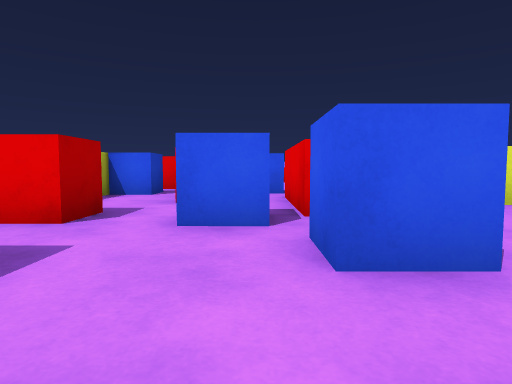
[1] (above)

24 first-person views from a walk through a Unity game level. The camera is 0.62 m above the floor, tilts 4° down and sees 75° across. The floor is counted in squares, 1 m on a side. Each view is taken from the middle of a square. On the plan, view 1 faces up. The plan holds only what a view shows up to about 10 squares ahead; the rest is blank. The player is left out.

[2]
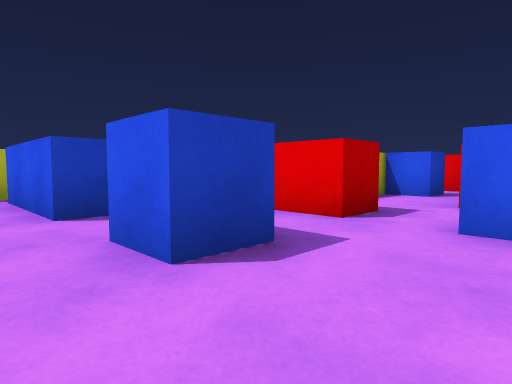

[3]
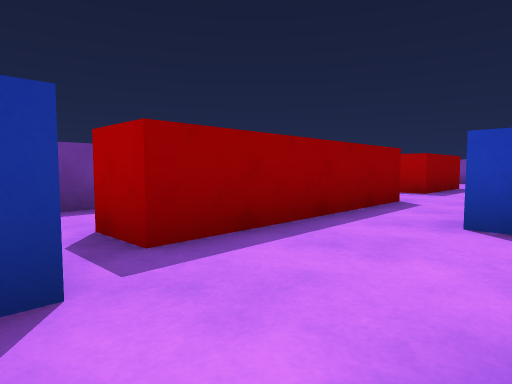

[4]
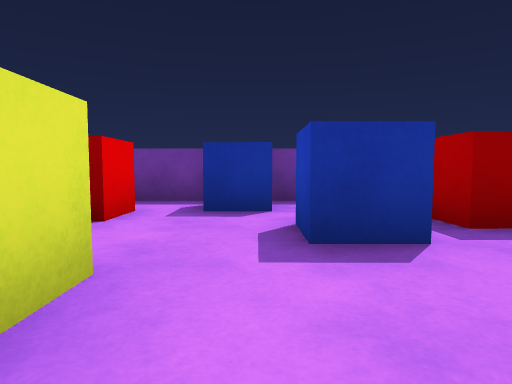

[5]
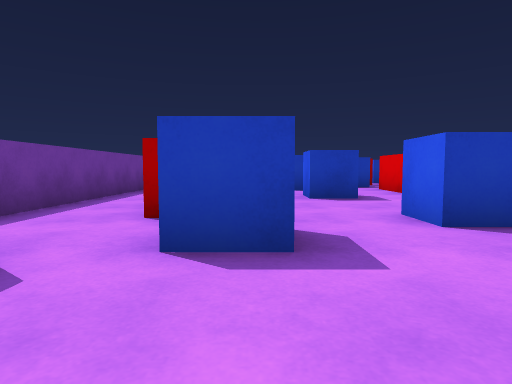

[6]
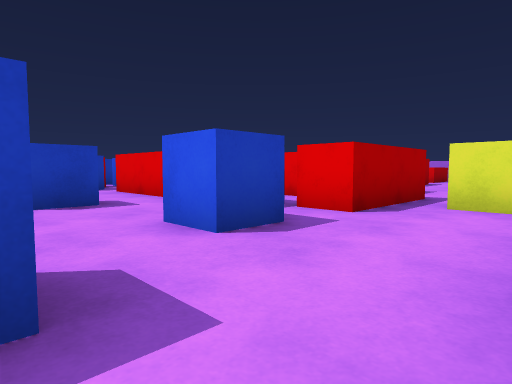

[7]
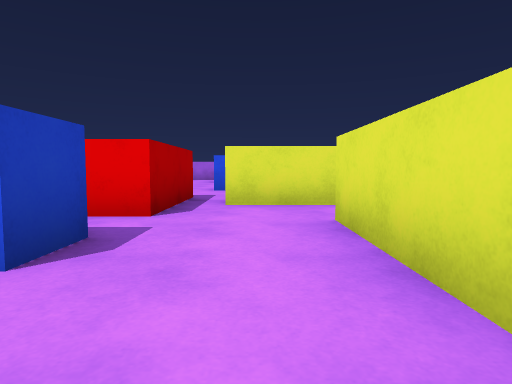

[8]
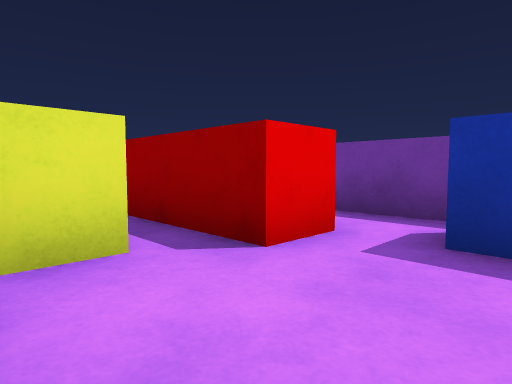

[9]
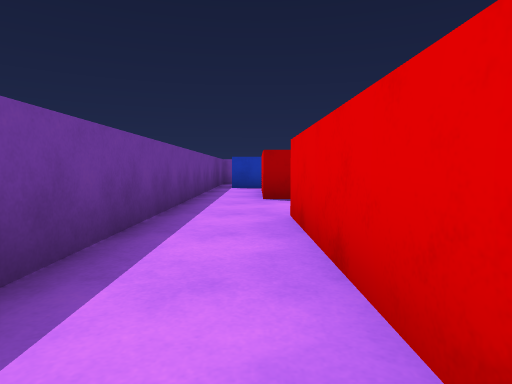

[10]
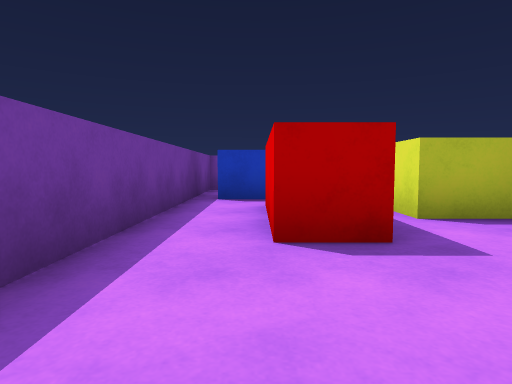

[11]
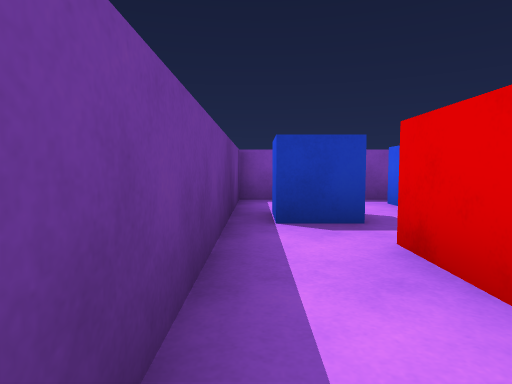

[12]
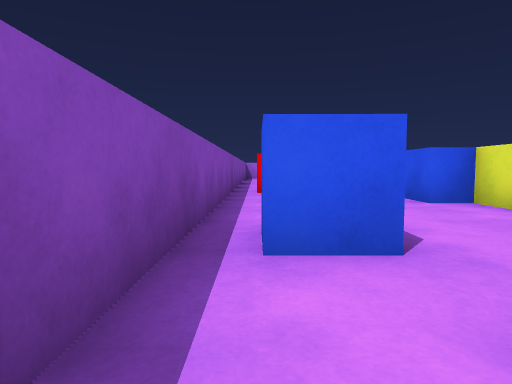

[13]
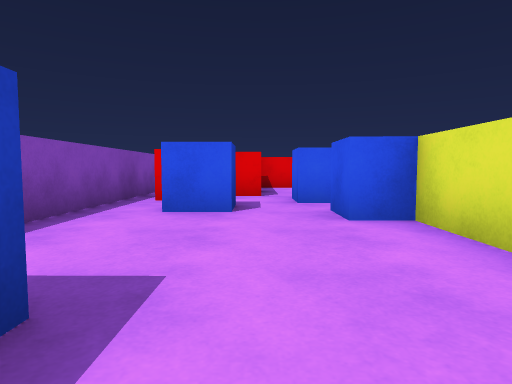

[14]
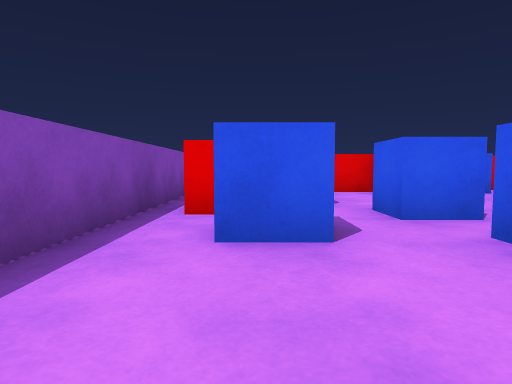

[15]
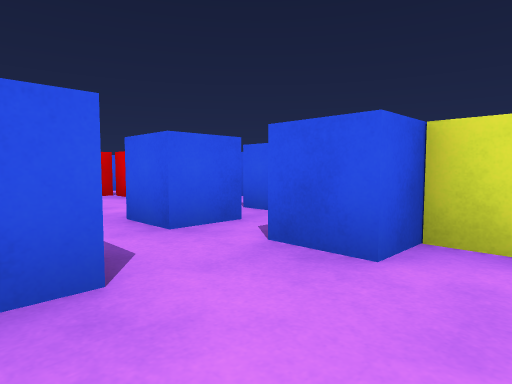

[16]
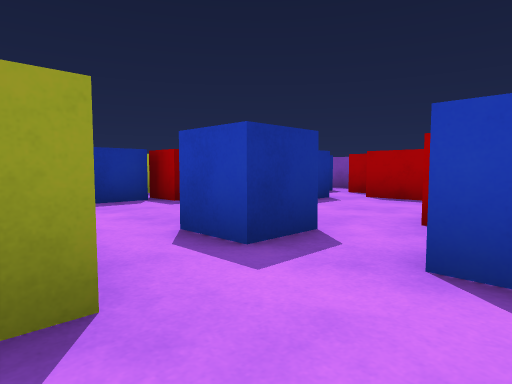

[17]
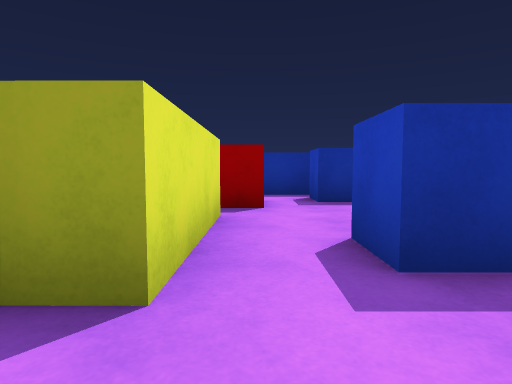

[18]
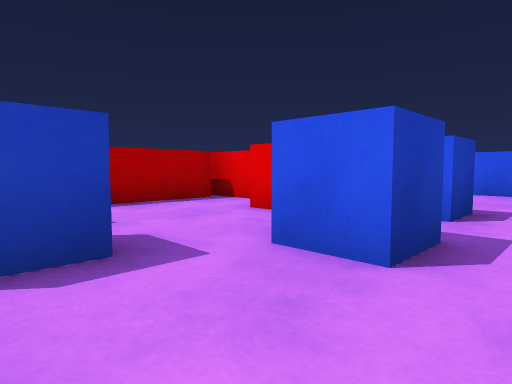

[19]
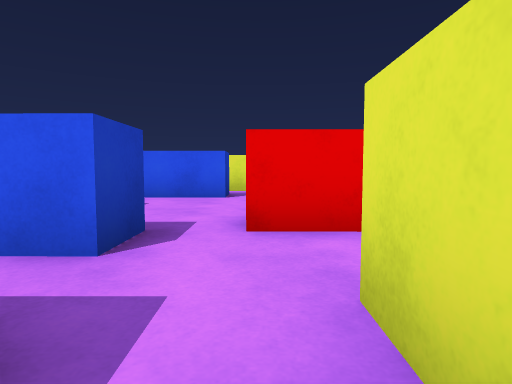

[20]
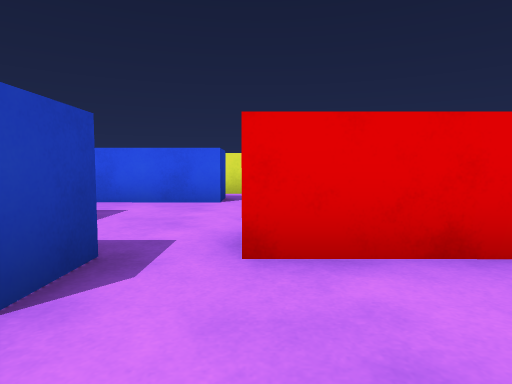

[21]
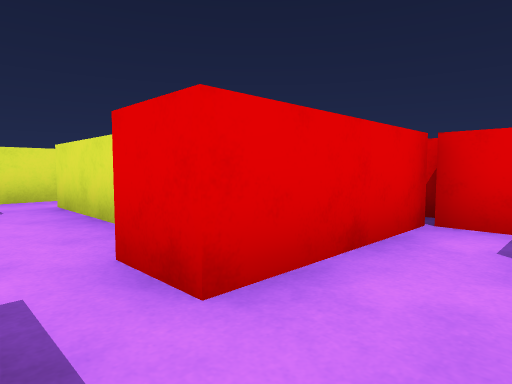

[22]
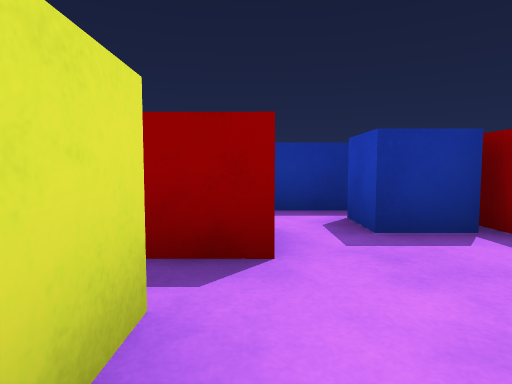

[23]
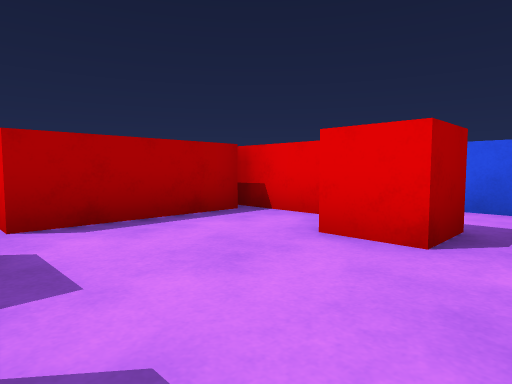

[24]
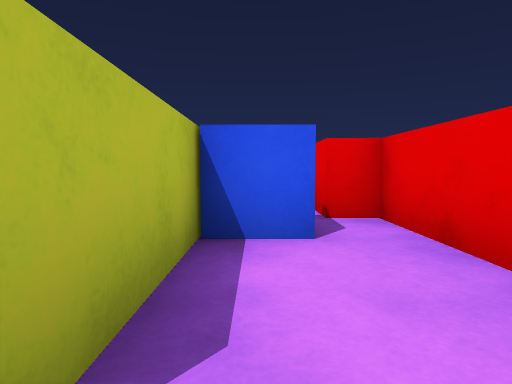

### Floor plan
Points are (right, up) in squares from view 1. A wall is a line through its corners. A room is listed if a view was taken in it or the views show most of it. See-through windows are left out.
Room 1 (views 1, 2, 3, 4, 5, 6, 7, 8, 9, 10, 11)
walls: (-0.6, -1.4) (-4.3, -1.5); (-4.5, -0.5) (0.8, -0.4) (0.8, -1.5); (-4.5, 1.8) (-4.5, 1.1) (-7.5, 1.1); (-2.2, 4.7) (-2.2, 3.7) (-5.2, 3.7); (1.6, 4.3) (0.6, 4.3); (4, 1) (4, 4.1); (4.8, -1.9) (4.8, -0.9); (5.4, -0.2) (5.4, 0.7); (-8.1, 2.2) (-8.1, 0); (-9.3, -0.8) (-6.8, -0.9) (-6.8, -1.8) (-9.7, -1.8); (-9.5, -3.3) (4.5, -3.3)
ways out: opening at (-9, -3) to room 2; opening at (-5, 3) to room 2; gap at (-2, 4) to room 4; opening at (2.5, 4) to room 5; opening at (5, -3); gap at (1, -1)
objects: blue cube (-3, 1) to (-2, 2); blue cube (-1, 4) to (0, 4); blue cube (1, 2) to (1, 3); blue cube (2, -1) to (2, 0); blue cube (3, -3) to (4, -2)
Room 2 (views 12, 13, 14, 15, 17, 18, 19, 20, 21, 22, 23)
walls: (-9.1, 1.4) (-9.1, 2.5); (-5.2, 4.7) (-4.2, 4.7); (-6.4, 2.1) (-5.1, 2.1); (-4.5, 5.5) (-4.5, 8.5); (-8.8, 9.8) (-11.4, 9.8); (-13.7, 6.6) (-13.7, -3.3) (-9.5, -3.3); (-10.9, 9.6) (-10.9, 6.5) (-11.5, 6.5); (-5.1, 10.3) (-5.1, 11.3); (-4.5, 12.8) (-4.5, 15.1); (-5.6, 15.1) (-5.6, 14.1) (-8, 14.1); (-4.1, 16.2) (-5.8, 16.2)
ways out: opening at (-9, -3) to room 1; opening at (-5, 3) to room 1; opening at (-4, 9.5) to room 3; opening at (-4, 5) to room 4
objects: blue cube (-13, 0) to (-12, 0); red cube (-13, 6) to (-12, 6); blue cube (-12, 4) to (-12, 5); blue cube (-11, -3) to (-11, -2); blue cube (-10, 3) to (-9, 4); blue cube (-10, 5) to (-9, 6); red cube (-9, 9) to (-8, 9); red cube (-8, 4) to (-7, 4); blue cube (-8, 5) to (-8, 6); blue cube (-8, 12); blue cube (-7, 3) to (-6, 3); blue cube (-7, 7) to (-6, 8); blue cube (-7, 10) to (-6, 10)
Room 3 (view 16)
walls: (-2.4, 10.2) (-5.1, 10.3); (-4.5, 8.5) (-3.8, 8.5); (-1.4, 8.6) (-1.4, 10.5)
ways out: opening at (-4, 9.5) to room 2; opening at (-2.5, 7.5) to room 4
objects: blue cube (-3, 8) to (-3, 9); red cube (-2, 9) to (-2, 10)
Room 4 (view 24)
walls: (-1.4, 6.9) (-1.4, 8.6); (-0.6, 6) (-1.5, 6); (-3.5, 8.1) (-3.5, 5.6); (0.6, 4.3) (0.6, 7.2)
ways out: gap at (-2, 4) to room 1; opening at (-4, 5) to room 2; opening at (-2.5, 7.5) to room 3; opening at (0, 7)
Room 5 (no view inside)
walls: (1.6, 6.4) (1.6, 4.3); (3.5, 5.7) (2.4, 5.7)
ways out: opening at (2.5, 4) to room 1; opening at (2, 6); opening at (4.5, 5)

Positions as (right, up) in squares from view 1, and headings:
1: (0, 0), facing up
2: (0, 0), facing up-left
3: (2, 2), facing down-left
4: (3, 3), facing down
5: (5, 0), facing left
6: (4, 0), facing up-left
7: (3, 0), facing up
8: (3, 1), facing down-right
9: (0, -2), facing left
10: (-4, -2), facing left
11: (-7, -3), facing left
12: (-13, -3), facing up
13: (-11, -1), facing up
14: (-12, 1), facing up
15: (-12, 2), facing up-right
16: (-4, 10), facing down-left
17: (-5, 10), facing down
18: (-5, 5), facing up-left
19: (-5, 7), facing up
20: (-5, 8), facing up
21: (-6, 9), facing up-right
22: (-5, 7), facing down
23: (-7, 6), facing up-left
24: (-3, 5), facing up
